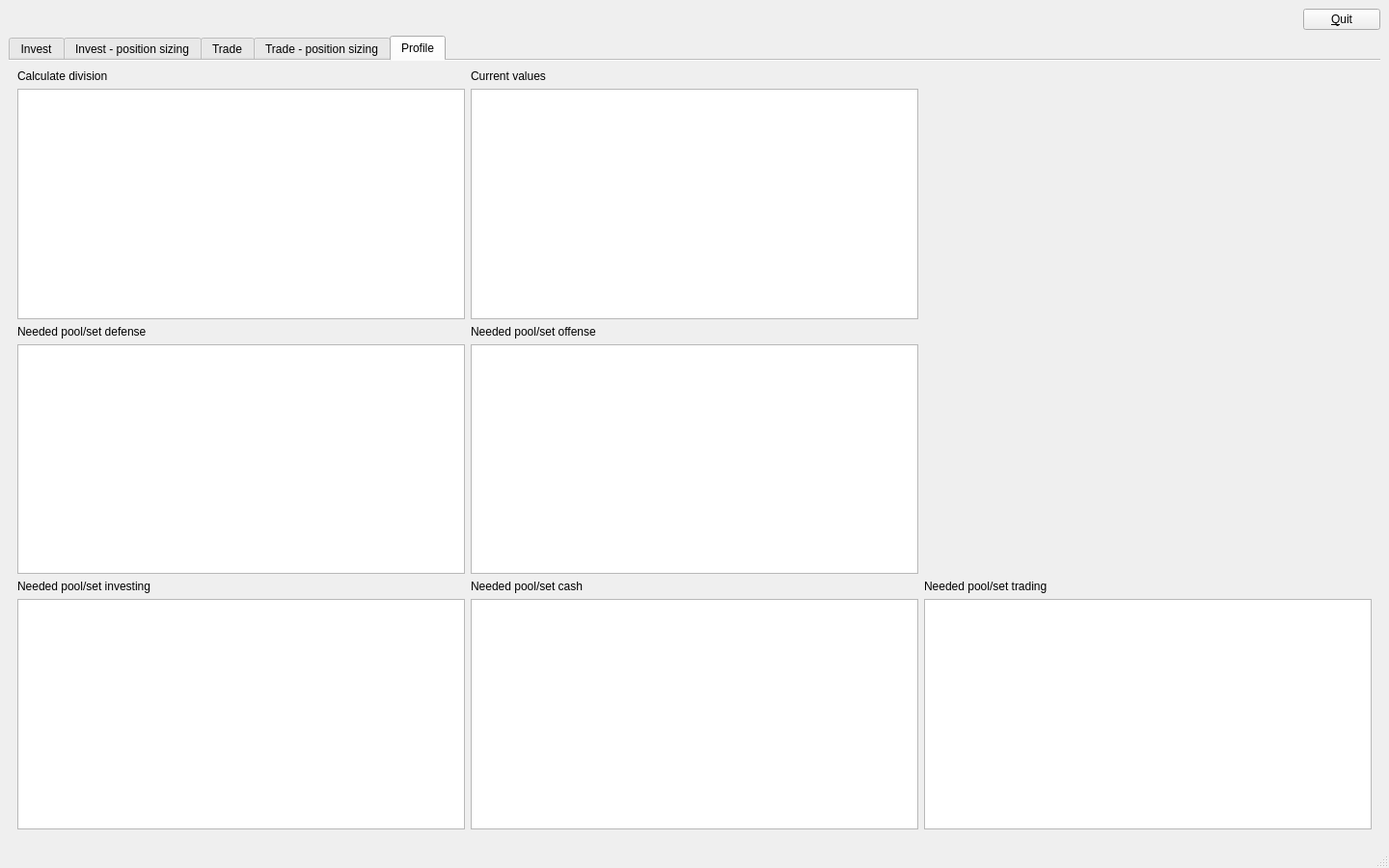
<?xml version="1.0" encoding="UTF-8"?>
<ui version="4.0">
 <class>MainWindow</class>
 <widget class="QMainWindow" name="MainWindow">
  <property name="geometry">
   <rect>
    <x>0</x>
    <y>0</y>
    <width>1440</width>
    <height>900</height>
   </rect>
  </property>
  <property name="windowTitle">
   <string>Emma</string>
  </property>
  <property name="tabShape">
   <enum>QTabWidget::Triangular</enum>
  </property>
  <widget class="QWidget" name="centralwidget">
   <layout class="QVBoxLayout" name="verticalLayout">
    <item>
     <layout class="QHBoxLayout" name="horizontalLayout">
      <item>
       <spacer name="horizontalSpacer">
        <property name="orientation">
         <enum>Qt::Horizontal</enum>
        </property>
        <property name="sizeHint" stdset="0">
         <size>
          <width>40</width>
          <height>20</height>
         </size>
        </property>
       </spacer>
      </item>
      <item>
       <widget class="QPushButton" name="btn_exit">
        <property name="text">
         <string>&amp;Quit</string>
        </property>
       </widget>
      </item>
     </layout>
    </item>
    <item>
     <widget class="QTabWidget" name="tab_main">
      <property name="minimumSize">
       <size>
        <width>0</width>
        <height>521</height>
       </size>
      </property>
      <property name="tabShape">
       <enum>QTabWidget::Rounded</enum>
      </property>
      <property name="currentIndex">
       <number>4</number>
      </property>
      <property name="elideMode">
       <enum>Qt::ElideNone</enum>
      </property>
      <property name="documentMode">
       <bool>true</bool>
      </property>
      <property name="movable">
       <bool>true</bool>
      </property>
      <widget class="QWidget" name="tab">
       <attribute name="title">
        <string>Invest</string>
       </attribute>
       <layout class="QVBoxLayout" name="verticalLayout_5">
        <item>
         <widget class="QGroupBox" name="grp_invest_buy">
          <property name="title">
           <string>Buy</string>
          </property>
          <layout class="QVBoxLayout" name="verticalLayout_3">
           <item>
            <layout class="QGridLayout" name="gridLayout_2">
             <item row="0" column="3">
              <widget class="QLabel" name="lbl_commission">
               <property name="text">
                <string>Commission:</string>
               </property>
              </widget>
             </item>
             <item row="0" column="1">
              <widget class="QLabel" name="lbl_pool">
               <property name="text">
                <string>Pool:</string>
               </property>
              </widget>
             </item>
             <item row="1" column="2">
              <widget class="QLineEdit" name="txt_traded_capital"/>
             </item>
             <item row="0" column="5">
              <widget class="QLabel" name="lbl_price">
               <property name="text">
                <string>Price:</string>
               </property>
              </widget>
             </item>
             <item row="0" column="2">
              <widget class="QLabel" name="lbl_traded_capital">
               <property name="text">
                <string>Traded capital:</string>
               </property>
              </widget>
             </item>
             <item row="1" column="1">
              <widget class="QLineEdit" name="txt_pool"/>
             </item>
             <item row="2" column="5">
              <widget class="QLabel" name="lbl_price_2">
               <property name="text">
                <string>Price:</string>
               </property>
              </widget>
             </item>
             <item row="3" column="2">
              <widget class="QLineEdit" name="txt_traded_capital_2">
               <property name="enabled">
                <bool>true</bool>
               </property>
               <property name="autoFillBackground">
                <bool>false</bool>
               </property>
               <property name="styleSheet">
                <string notr="true">background : transparent;</string>
               </property>
               <property name="frame">
                <bool>true</bool>
               </property>
               <property name="readOnly">
                <bool>true</bool>
               </property>
              </widget>
             </item>
             <item row="2" column="4">
              <widget class="QLabel" name="lbl_tax_2">
               <property name="text">
                <string>Tax:</string>
               </property>
              </widget>
             </item>
             <item row="2" column="0">
              <widget class="QLabel" name="lbl_risk_2">
               <property name="text">
                <string>Risk:</string>
               </property>
              </widget>
             </item>
             <item row="3" column="1">
              <widget class="QLineEdit" name="txt_pool_2">
               <property name="enabled">
                <bool>true</bool>
               </property>
               <property name="autoFillBackground">
                <bool>false</bool>
               </property>
               <property name="styleSheet">
                <string notr="true">background : transparent;</string>
               </property>
               <property name="frame">
                <bool>true</bool>
               </property>
               <property name="readOnly">
                <bool>true</bool>
               </property>
              </widget>
             </item>
             <item row="1" column="3">
              <widget class="QLineEdit" name="txt_commission"/>
             </item>
             <item row="1" column="4">
              <widget class="QLineEdit" name="txt_tax"/>
             </item>
             <item row="1" column="5">
              <widget class="QLineEdit" name="txt_price"/>
             </item>
             <item row="3" column="4">
              <widget class="QLineEdit" name="txt_tax_2">
               <property name="enabled">
                <bool>true</bool>
               </property>
               <property name="autoFillBackground">
                <bool>false</bool>
               </property>
               <property name="styleSheet">
                <string notr="true">background : transparent;</string>
               </property>
               <property name="frame">
                <bool>true</bool>
               </property>
               <property name="readOnly">
                <bool>true</bool>
               </property>
              </widget>
             </item>
             <item row="1" column="0">
              <widget class="QLineEdit" name="txt_risk"/>
             </item>
             <item row="0" column="4">
              <widget class="QLabel" name="lbl_tax">
               <property name="text">
                <string>Tax:</string>
               </property>
              </widget>
             </item>
             <item row="2" column="1">
              <widget class="QLabel" name="lbl_pool_2">
               <property name="text">
                <string>Pool:</string>
               </property>
              </widget>
             </item>
             <item row="2" column="2">
              <widget class="QLabel" name="lbl_traded_capital_2">
               <property name="text">
                <string>Traded capital:</string>
               </property>
              </widget>
             </item>
             <item row="3" column="0">
              <widget class="QLineEdit" name="txt_risk_2">
               <property name="enabled">
                <bool>true</bool>
               </property>
               <property name="autoFillBackground">
                <bool>false</bool>
               </property>
               <property name="styleSheet">
                <string notr="true">background : transparent;</string>
               </property>
               <property name="frame">
                <bool>true</bool>
               </property>
               <property name="readOnly">
                <bool>true</bool>
               </property>
              </widget>
             </item>
             <item row="3" column="5">
              <widget class="QLineEdit" name="txt_price_2">
               <property name="enabled">
                <bool>true</bool>
               </property>
               <property name="autoFillBackground">
                <bool>false</bool>
               </property>
               <property name="styleSheet">
                <string notr="true">background : transparent;</string>
               </property>
               <property name="frame">
                <bool>true</bool>
               </property>
               <property name="readOnly">
                <bool>true</bool>
               </property>
              </widget>
             </item>
             <item row="0" column="0">
              <widget class="QLabel" name="lbl_risk">
               <property name="text">
                <string>Risk:</string>
               </property>
              </widget>
             </item>
            </layout>
           </item>
          </layout>
         </widget>
        </item>
        <item>
         <widget class="QGroupBox" name="grp_invest_sell">
          <property name="title">
           <string>Sell</string>
          </property>
          <layout class="QVBoxLayout" name="verticalLayout_4">
           <item>
            <layout class="QGridLayout" name="gridLayout_4">
             <item row="0" column="3">
              <widget class="QLabel" name="lbl_commission_2">
               <property name="text">
                <string>Commission:</string>
               </property>
              </widget>
             </item>
             <item row="0" column="1">
              <widget class="QLabel" name="lbl_pool_3">
               <property name="text">
                <string>Pool:</string>
               </property>
              </widget>
             </item>
             <item row="1" column="2">
              <widget class="QLineEdit" name="txt_traded_capital_3"/>
             </item>
             <item row="0" column="5">
              <widget class="QLabel" name="lbl_price_3">
               <property name="text">
                <string>Price:</string>
               </property>
              </widget>
             </item>
             <item row="0" column="2">
              <widget class="QLabel" name="lbl_traded_capital_3">
               <property name="text">
                <string>Traded capital:</string>
               </property>
              </widget>
             </item>
             <item row="1" column="1">
              <widget class="QLineEdit" name="txt_pool_3"/>
             </item>
             <item row="2" column="5">
              <widget class="QLabel" name="lbl_price_4">
               <property name="text">
                <string>Price:</string>
               </property>
              </widget>
             </item>
             <item row="3" column="2">
              <widget class="QLineEdit" name="txt_traded_capital_4">
               <property name="enabled">
                <bool>true</bool>
               </property>
               <property name="autoFillBackground">
                <bool>false</bool>
               </property>
               <property name="styleSheet">
                <string notr="true">background : transparent;</string>
               </property>
               <property name="frame">
                <bool>true</bool>
               </property>
               <property name="readOnly">
                <bool>true</bool>
               </property>
              </widget>
             </item>
             <item row="2" column="4">
              <widget class="QLabel" name="lbl_tax_3">
               <property name="text">
                <string>Tax:</string>
               </property>
              </widget>
             </item>
             <item row="2" column="0">
              <widget class="QLabel" name="lbl_risk_3">
               <property name="text">
                <string>Risk:</string>
               </property>
              </widget>
             </item>
             <item row="3" column="1">
              <widget class="QLineEdit" name="txt_pool_4">
               <property name="enabled">
                <bool>true</bool>
               </property>
               <property name="autoFillBackground">
                <bool>false</bool>
               </property>
               <property name="styleSheet">
                <string notr="true">background : transparent;</string>
               </property>
               <property name="frame">
                <bool>true</bool>
               </property>
               <property name="readOnly">
                <bool>true</bool>
               </property>
              </widget>
             </item>
             <item row="1" column="3">
              <widget class="QLineEdit" name="txt_commission_2"/>
             </item>
             <item row="1" column="4">
              <widget class="QLineEdit" name="txt_tax_3"/>
             </item>
             <item row="1" column="5">
              <widget class="QLineEdit" name="txt_price_3"/>
             </item>
             <item row="3" column="4">
              <widget class="QLineEdit" name="txt_tax_4">
               <property name="enabled">
                <bool>true</bool>
               </property>
               <property name="autoFillBackground">
                <bool>false</bool>
               </property>
               <property name="styleSheet">
                <string notr="true">background : transparent;</string>
               </property>
               <property name="frame">
                <bool>true</bool>
               </property>
               <property name="readOnly">
                <bool>true</bool>
               </property>
              </widget>
             </item>
             <item row="1" column="0">
              <widget class="QLineEdit" name="txt_risk_3"/>
             </item>
             <item row="0" column="4">
              <widget class="QLabel" name="lbl_tax_4">
               <property name="text">
                <string>Tax:</string>
               </property>
              </widget>
             </item>
             <item row="2" column="1">
              <widget class="QLabel" name="lbl_pool_4">
               <property name="text">
                <string>Pool:</string>
               </property>
              </widget>
             </item>
             <item row="2" column="2">
              <widget class="QLabel" name="lbl_traded_capital_4">
               <property name="text">
                <string>Traded capital:</string>
               </property>
              </widget>
             </item>
             <item row="3" column="0">
              <widget class="QLineEdit" name="txt_risk_4">
               <property name="enabled">
                <bool>true</bool>
               </property>
               <property name="autoFillBackground">
                <bool>false</bool>
               </property>
               <property name="styleSheet">
                <string notr="true">background : transparent;</string>
               </property>
               <property name="frame">
                <bool>true</bool>
               </property>
               <property name="readOnly">
                <bool>true</bool>
               </property>
              </widget>
             </item>
             <item row="3" column="5">
              <widget class="QLineEdit" name="txt_price_4">
               <property name="enabled">
                <bool>true</bool>
               </property>
               <property name="autoFillBackground">
                <bool>false</bool>
               </property>
               <property name="styleSheet">
                <string notr="true">background : transparent;</string>
               </property>
               <property name="frame">
                <bool>true</bool>
               </property>
               <property name="readOnly">
                <bool>true</bool>
               </property>
              </widget>
             </item>
             <item row="0" column="0">
              <widget class="QLabel" name="lbl_risk_4">
               <property name="text">
                <string>Risk:</string>
               </property>
              </widget>
             </item>
            </layout>
           </item>
          </layout>
         </widget>
        </item>
        <item>
         <widget class="QGroupBox" name="grp_readjust">
          <property name="title">
           <string>Readjusting position for investments</string>
          </property>
          <layout class="QVBoxLayout" name="verticalLayout_2">
           <item>
            <layout class="QGridLayout" name="gridLayout_5">
             <item row="0" column="3">
              <widget class="QLabel" name="lbl_commission_3">
               <property name="text">
                <string>Commission:</string>
               </property>
              </widget>
             </item>
             <item row="0" column="1">
              <widget class="QLabel" name="lbl_pool_5">
               <property name="text">
                <string>Pool:</string>
               </property>
              </widget>
             </item>
             <item row="1" column="2">
              <widget class="QLineEdit" name="txt_traded_capital_5"/>
             </item>
             <item row="0" column="5">
              <widget class="QLabel" name="lbl_price_5">
               <property name="text">
                <string>Price:</string>
               </property>
              </widget>
             </item>
             <item row="0" column="2">
              <widget class="QLabel" name="lbl_traded_capital_5">
               <property name="text">
                <string>Traded capital:</string>
               </property>
              </widget>
             </item>
             <item row="1" column="1">
              <widget class="QLineEdit" name="txt_pool_5"/>
             </item>
             <item row="2" column="5">
              <widget class="QLabel" name="lbl_price_6">
               <property name="text">
                <string>Price:</string>
               </property>
              </widget>
             </item>
             <item row="3" column="2">
              <widget class="QLineEdit" name="txt_traded_capital_6">
               <property name="enabled">
                <bool>true</bool>
               </property>
               <property name="autoFillBackground">
                <bool>false</bool>
               </property>
               <property name="styleSheet">
                <string notr="true">background : transparent;</string>
               </property>
               <property name="frame">
                <bool>true</bool>
               </property>
               <property name="readOnly">
                <bool>true</bool>
               </property>
              </widget>
             </item>
             <item row="2" column="4">
              <widget class="QLabel" name="lbl_tax_5">
               <property name="text">
                <string>Tax:</string>
               </property>
              </widget>
             </item>
             <item row="2" column="0">
              <widget class="QLabel" name="lbl_risk_5">
               <property name="text">
                <string>Risk:</string>
               </property>
              </widget>
             </item>
             <item row="3" column="1">
              <widget class="QLineEdit" name="txt_pool_6">
               <property name="enabled">
                <bool>true</bool>
               </property>
               <property name="autoFillBackground">
                <bool>false</bool>
               </property>
               <property name="styleSheet">
                <string notr="true">background : transparent;</string>
               </property>
               <property name="frame">
                <bool>true</bool>
               </property>
               <property name="readOnly">
                <bool>true</bool>
               </property>
              </widget>
             </item>
             <item row="1" column="3">
              <widget class="QLineEdit" name="txt_commission_3"/>
             </item>
             <item row="1" column="4">
              <widget class="QLineEdit" name="txt_tax_5"/>
             </item>
             <item row="1" column="5">
              <widget class="QLineEdit" name="txt_price_5"/>
             </item>
             <item row="3" column="4">
              <widget class="QLineEdit" name="txt_tax_6">
               <property name="enabled">
                <bool>true</bool>
               </property>
               <property name="autoFillBackground">
                <bool>false</bool>
               </property>
               <property name="styleSheet">
                <string notr="true">background : transparent;</string>
               </property>
               <property name="frame">
                <bool>true</bool>
               </property>
               <property name="readOnly">
                <bool>true</bool>
               </property>
              </widget>
             </item>
             <item row="1" column="0">
              <widget class="QLineEdit" name="txt_risk_5"/>
             </item>
             <item row="0" column="4">
              <widget class="QLabel" name="lbl_tax_6">
               <property name="text">
                <string>Tax:</string>
               </property>
              </widget>
             </item>
             <item row="2" column="1">
              <widget class="QLabel" name="lbl_pool_6">
               <property name="text">
                <string>Pool:</string>
               </property>
              </widget>
             </item>
             <item row="2" column="2">
              <widget class="QLabel" name="lbl_traded_capital_6">
               <property name="text">
                <string>Traded capital:</string>
               </property>
              </widget>
             </item>
             <item row="3" column="0">
              <widget class="QLineEdit" name="txt_risk_6">
               <property name="enabled">
                <bool>true</bool>
               </property>
               <property name="autoFillBackground">
                <bool>false</bool>
               </property>
               <property name="styleSheet">
                <string notr="true">background : transparent;</string>
               </property>
               <property name="frame">
                <bool>true</bool>
               </property>
               <property name="readOnly">
                <bool>true</bool>
               </property>
              </widget>
             </item>
             <item row="3" column="5">
              <widget class="QLineEdit" name="txt_price_6">
               <property name="enabled">
                <bool>true</bool>
               </property>
               <property name="autoFillBackground">
                <bool>false</bool>
               </property>
               <property name="styleSheet">
                <string notr="true">background : transparent;</string>
               </property>
               <property name="frame">
                <bool>true</bool>
               </property>
               <property name="readOnly">
                <bool>true</bool>
               </property>
              </widget>
             </item>
             <item row="0" column="0">
              <widget class="QLabel" name="lbl_risk_6">
               <property name="text">
                <string>Risk:</string>
               </property>
              </widget>
             </item>
            </layout>
           </item>
          </layout>
         </widget>
        </item>
        <item>
         <spacer name="verticalSpacer">
          <property name="orientation">
           <enum>Qt::Vertical</enum>
          </property>
          <property name="sizeHint" stdset="0">
           <size>
            <width>20</width>
            <height>40</height>
           </size>
          </property>
         </spacer>
        </item>
       </layout>
      </widget>
      <widget class="QWidget" name="tab_5">
       <attribute name="title">
        <string>Invest - position sizing</string>
       </attribute>
      </widget>
      <widget class="QWidget" name="tab_3">
       <attribute name="title">
        <string>Trade</string>
       </attribute>
      </widget>
      <widget class="QWidget" name="tab_6">
       <attribute name="title">
        <string>Trade - position sizing</string>
       </attribute>
      </widget>
      <widget class="QWidget" name="tab_4">
       <attribute name="title">
        <string>Profile</string>
       </attribute>
       <layout class="QVBoxLayout" name="verticalLayout_6">
        <item>
         <layout class="QGridLayout" name="grd_tables">
          <item row="5" column="1">
           <widget class="QTableWidget" name="tbl_set_cash">
            <property name="sizePolicy">
             <sizepolicy hsizetype="Expanding" vsizetype="Expanding">
              <horstretch>0</horstretch>
              <verstretch>0</verstretch>
             </sizepolicy>
            </property>
            <property name="autoFillBackground">
             <bool>false</bool>
            </property>
            <property name="frameShadow">
             <enum>QFrame::Sunken</enum>
            </property>
            <property name="verticalScrollBarPolicy">
             <enum>Qt::ScrollBarAlwaysOff</enum>
            </property>
            <property name="horizontalScrollBarPolicy">
             <enum>Qt::ScrollBarAlwaysOff</enum>
            </property>
            <property name="selectionMode">
             <enum>QAbstractItemView::NoSelection</enum>
            </property>
            <property name="showGrid">
             <bool>true</bool>
            </property>
            <property name="gridStyle">
             <enum>Qt::NoPen</enum>
            </property>
            <property name="cornerButtonEnabled">
             <bool>false</bool>
            </property>
            <attribute name="horizontalHeaderVisible">
             <bool>false</bool>
            </attribute>
            <attribute name="verticalHeaderVisible">
             <bool>false</bool>
            </attribute>
            <attribute name="verticalHeaderHighlightSections">
             <bool>true</bool>
            </attribute>
            <row>
             <property name="text">
              <string>shit</string>
             </property>
            </row>
            <column>
             <property name="text">
              <string>Total</string>
             </property>
            </column>
            <column>
             <property name="text">
              <string>Defense</string>
             </property>
            </column>
            <column>
             <property name="text">
              <string>Offense</string>
             </property>
            </column>
            <column>
             <property name="text">
              <string>invest</string>
             </property>
            </column>
           </widget>
          </item>
          <item row="1" column="0">
           <widget class="QTableWidget" name="tbl_division">
            <property name="sizePolicy">
             <sizepolicy hsizetype="Expanding" vsizetype="Expanding">
              <horstretch>0</horstretch>
              <verstretch>0</verstretch>
             </sizepolicy>
            </property>
            <property name="autoFillBackground">
             <bool>false</bool>
            </property>
            <property name="frameShadow">
             <enum>QFrame::Sunken</enum>
            </property>
            <property name="verticalScrollBarPolicy">
             <enum>Qt::ScrollBarAlwaysOff</enum>
            </property>
            <property name="horizontalScrollBarPolicy">
             <enum>Qt::ScrollBarAlwaysOff</enum>
            </property>
            <property name="selectionMode">
             <enum>QAbstractItemView::NoSelection</enum>
            </property>
            <property name="showGrid">
             <bool>true</bool>
            </property>
            <property name="gridStyle">
             <enum>Qt::NoPen</enum>
            </property>
            <property name="cornerButtonEnabled">
             <bool>false</bool>
            </property>
            <attribute name="horizontalHeaderVisible">
             <bool>false</bool>
            </attribute>
            <attribute name="verticalHeaderVisible">
             <bool>false</bool>
            </attribute>
            <attribute name="verticalHeaderHighlightSections">
             <bool>true</bool>
            </attribute>
            <row>
             <property name="text">
              <string>shit</string>
             </property>
            </row>
            <column>
             <property name="text">
              <string>Total</string>
             </property>
            </column>
            <column>
             <property name="text">
              <string>Defense</string>
             </property>
            </column>
            <column>
             <property name="text">
              <string>Offense</string>
             </property>
            </column>
            <column>
             <property name="text">
              <string>invest</string>
             </property>
            </column>
           </widget>
          </item>
          <item row="0" column="0">
           <widget class="QLabel" name="lbl_division">
            <property name="text">
             <string>Calculate division</string>
            </property>
           </widget>
          </item>
          <item row="4" column="0">
           <widget class="QLabel" name="lbl_set_investing">
            <property name="text">
             <string>Needed pool/set investing</string>
            </property>
           </widget>
          </item>
          <item row="1" column="1">
           <widget class="QTableWidget" name="tbl_current_values">
            <property name="sizePolicy">
             <sizepolicy hsizetype="Expanding" vsizetype="Expanding">
              <horstretch>0</horstretch>
              <verstretch>0</verstretch>
             </sizepolicy>
            </property>
            <property name="autoFillBackground">
             <bool>false</bool>
            </property>
            <property name="frameShadow">
             <enum>QFrame::Sunken</enum>
            </property>
            <property name="verticalScrollBarPolicy">
             <enum>Qt::ScrollBarAlwaysOff</enum>
            </property>
            <property name="horizontalScrollBarPolicy">
             <enum>Qt::ScrollBarAlwaysOff</enum>
            </property>
            <property name="selectionMode">
             <enum>QAbstractItemView::NoSelection</enum>
            </property>
            <property name="showGrid">
             <bool>true</bool>
            </property>
            <property name="gridStyle">
             <enum>Qt::NoPen</enum>
            </property>
            <property name="cornerButtonEnabled">
             <bool>false</bool>
            </property>
            <attribute name="horizontalHeaderVisible">
             <bool>false</bool>
            </attribute>
            <attribute name="verticalHeaderVisible">
             <bool>false</bool>
            </attribute>
            <attribute name="verticalHeaderHighlightSections">
             <bool>true</bool>
            </attribute>
            <row>
             <property name="text">
              <string>shit</string>
             </property>
            </row>
            <column>
             <property name="text">
              <string>Total</string>
             </property>
            </column>
            <column>
             <property name="text">
              <string>Defense</string>
             </property>
            </column>
            <column>
             <property name="text">
              <string>Offense</string>
             </property>
            </column>
            <column>
             <property name="text">
              <string>invest</string>
             </property>
            </column>
           </widget>
          </item>
          <item row="0" column="1">
           <widget class="QLabel" name="lbl_current_values">
            <property name="text">
             <string>Current values</string>
            </property>
           </widget>
          </item>
          <item row="2" column="1">
           <widget class="QLabel" name="lbl_set_offense">
            <property name="text">
             <string>Needed pool/set offense</string>
            </property>
           </widget>
          </item>
          <item row="2" column="0">
           <widget class="QLabel" name="lbl_set_defense">
            <property name="text">
             <string>Needed pool/set defense</string>
            </property>
           </widget>
          </item>
          <item row="4" column="1">
           <widget class="QLabel" name="lbl_set_cash">
            <property name="text">
             <string>Needed pool/set cash</string>
            </property>
           </widget>
          </item>
          <item row="5" column="0">
           <widget class="QTableWidget" name="tbl_set_investing">
            <property name="sizePolicy">
             <sizepolicy hsizetype="Expanding" vsizetype="Expanding">
              <horstretch>0</horstretch>
              <verstretch>0</verstretch>
             </sizepolicy>
            </property>
            <property name="autoFillBackground">
             <bool>false</bool>
            </property>
            <property name="frameShadow">
             <enum>QFrame::Sunken</enum>
            </property>
            <property name="verticalScrollBarPolicy">
             <enum>Qt::ScrollBarAlwaysOff</enum>
            </property>
            <property name="horizontalScrollBarPolicy">
             <enum>Qt::ScrollBarAlwaysOff</enum>
            </property>
            <property name="selectionMode">
             <enum>QAbstractItemView::NoSelection</enum>
            </property>
            <property name="showGrid">
             <bool>true</bool>
            </property>
            <property name="gridStyle">
             <enum>Qt::NoPen</enum>
            </property>
            <property name="cornerButtonEnabled">
             <bool>false</bool>
            </property>
            <attribute name="horizontalHeaderVisible">
             <bool>false</bool>
            </attribute>
            <attribute name="verticalHeaderVisible">
             <bool>false</bool>
            </attribute>
            <attribute name="verticalHeaderHighlightSections">
             <bool>true</bool>
            </attribute>
            <row>
             <property name="text">
              <string>shit</string>
             </property>
            </row>
            <column>
             <property name="text">
              <string>Total</string>
             </property>
            </column>
            <column>
             <property name="text">
              <string>Defense</string>
             </property>
            </column>
            <column>
             <property name="text">
              <string>Offense</string>
             </property>
            </column>
            <column>
             <property name="text">
              <string>invest</string>
             </property>
            </column>
           </widget>
          </item>
          <item row="3" column="0">
           <widget class="QTableWidget" name="tbl_set_defense">
            <property name="sizePolicy">
             <sizepolicy hsizetype="Expanding" vsizetype="Expanding">
              <horstretch>0</horstretch>
              <verstretch>0</verstretch>
             </sizepolicy>
            </property>
            <property name="autoFillBackground">
             <bool>false</bool>
            </property>
            <property name="frameShadow">
             <enum>QFrame::Sunken</enum>
            </property>
            <property name="verticalScrollBarPolicy">
             <enum>Qt::ScrollBarAlwaysOff</enum>
            </property>
            <property name="horizontalScrollBarPolicy">
             <enum>Qt::ScrollBarAlwaysOff</enum>
            </property>
            <property name="selectionMode">
             <enum>QAbstractItemView::NoSelection</enum>
            </property>
            <property name="showGrid">
             <bool>true</bool>
            </property>
            <property name="gridStyle">
             <enum>Qt::NoPen</enum>
            </property>
            <property name="cornerButtonEnabled">
             <bool>false</bool>
            </property>
            <attribute name="horizontalHeaderVisible">
             <bool>false</bool>
            </attribute>
            <attribute name="verticalHeaderVisible">
             <bool>false</bool>
            </attribute>
            <attribute name="verticalHeaderHighlightSections">
             <bool>true</bool>
            </attribute>
            <row>
             <property name="text">
              <string>shit</string>
             </property>
            </row>
            <column>
             <property name="text">
              <string>Total</string>
             </property>
            </column>
            <column>
             <property name="text">
              <string>Defense</string>
             </property>
            </column>
            <column>
             <property name="text">
              <string>Offense</string>
             </property>
            </column>
            <column>
             <property name="text">
              <string>invest</string>
             </property>
            </column>
           </widget>
          </item>
          <item row="3" column="1">
           <widget class="QTableWidget" name="tbl_set_offense">
            <property name="sizePolicy">
             <sizepolicy hsizetype="Expanding" vsizetype="Expanding">
              <horstretch>0</horstretch>
              <verstretch>0</verstretch>
             </sizepolicy>
            </property>
            <property name="autoFillBackground">
             <bool>false</bool>
            </property>
            <property name="frameShadow">
             <enum>QFrame::Sunken</enum>
            </property>
            <property name="verticalScrollBarPolicy">
             <enum>Qt::ScrollBarAlwaysOff</enum>
            </property>
            <property name="horizontalScrollBarPolicy">
             <enum>Qt::ScrollBarAlwaysOff</enum>
            </property>
            <property name="selectionMode">
             <enum>QAbstractItemView::NoSelection</enum>
            </property>
            <property name="showGrid">
             <bool>true</bool>
            </property>
            <property name="gridStyle">
             <enum>Qt::NoPen</enum>
            </property>
            <property name="cornerButtonEnabled">
             <bool>false</bool>
            </property>
            <attribute name="horizontalHeaderVisible">
             <bool>false</bool>
            </attribute>
            <attribute name="verticalHeaderVisible">
             <bool>false</bool>
            </attribute>
            <attribute name="verticalHeaderHighlightSections">
             <bool>true</bool>
            </attribute>
            <row>
             <property name="text">
              <string>shit</string>
             </property>
            </row>
            <column>
             <property name="text">
              <string>Total</string>
             </property>
            </column>
            <column>
             <property name="text">
              <string>Defense</string>
             </property>
            </column>
            <column>
             <property name="text">
              <string>Offense</string>
             </property>
            </column>
            <column>
             <property name="text">
              <string>invest</string>
             </property>
            </column>
           </widget>
          </item>
          <item row="5" column="2">
           <widget class="QTableWidget" name="tbl_set_trading">
            <property name="sizePolicy">
             <sizepolicy hsizetype="Expanding" vsizetype="Expanding">
              <horstretch>0</horstretch>
              <verstretch>0</verstretch>
             </sizepolicy>
            </property>
            <property name="autoFillBackground">
             <bool>false</bool>
            </property>
            <property name="frameShadow">
             <enum>QFrame::Sunken</enum>
            </property>
            <property name="verticalScrollBarPolicy">
             <enum>Qt::ScrollBarAlwaysOff</enum>
            </property>
            <property name="horizontalScrollBarPolicy">
             <enum>Qt::ScrollBarAlwaysOff</enum>
            </property>
            <property name="selectionMode">
             <enum>QAbstractItemView::NoSelection</enum>
            </property>
            <property name="showGrid">
             <bool>true</bool>
            </property>
            <property name="gridStyle">
             <enum>Qt::NoPen</enum>
            </property>
            <property name="cornerButtonEnabled">
             <bool>false</bool>
            </property>
            <attribute name="horizontalHeaderVisible">
             <bool>false</bool>
            </attribute>
            <attribute name="verticalHeaderVisible">
             <bool>false</bool>
            </attribute>
            <attribute name="verticalHeaderHighlightSections">
             <bool>true</bool>
            </attribute>
            <row>
             <property name="text">
              <string>shit</string>
             </property>
            </row>
            <column>
             <property name="text">
              <string>Total</string>
             </property>
            </column>
            <column>
             <property name="text">
              <string>Defense</string>
             </property>
            </column>
            <column>
             <property name="text">
              <string>Offense</string>
             </property>
            </column>
            <column>
             <property name="text">
              <string>invest</string>
             </property>
            </column>
           </widget>
          </item>
          <item row="4" column="2">
           <widget class="QLabel" name="lbl_set_trading">
            <property name="text">
             <string>Needed pool/set trading</string>
            </property>
           </widget>
          </item>
         </layout>
        </item>
       </layout>
      </widget>
     </widget>
    </item>
   </layout>
  </widget>
  <widget class="QStatusBar" name="statusbar"/>
 </widget>
 <resources/>
 <connections/>
</ui>
